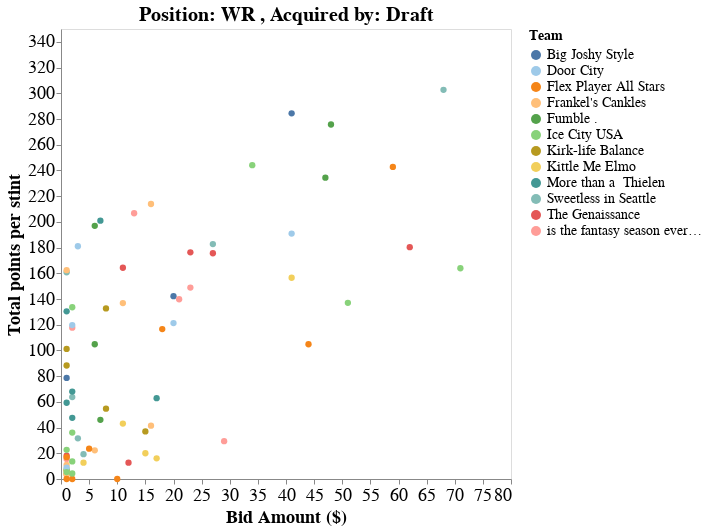

The notebook cell saved with this chart:
### Code cell
plot_title,chart = scatterplot_acquisitions(df_stints, acq_by_draft=True, position='WR')
chart

### Figure 1 — Vega-Lite specification as saved in the notebook (floating-point values rounded to 4 significant figures)
{"config": {"view": {"continuousWidth": 400, "continuousHeight": 300}, "axis": {"labelFontSize": 18, "titleFontSize": 18}, "legend": {"labelFontSize": 14, "titleFontSize": 14}, "title": {"fontSize": 20}}, "data": {"name": "data-deb0d797e0b4a838e0428f6468cc2853"}, "mark": {"type": "circle", "size": 40}, "encoding": {"color": {"condition": {"field": "Team", "scale": {"scheme": "tableau20"}, "type": "nominal", "selection": "selector058"}, "value": "lightgray"}, "opacity": {"condition": {"value": 1, "selection": "selector058"}, "value": 0.1}, "tooltip": [{"field": "Player", "type": "nominal"}, {"field": "Team", "type": "nominal"}, {"field": "Bid Amount ($)", "type": "quantitative"}, {"field": "Total points per stint", "type": "quantitative"}], "x": {"axis": {"grid": false}, "field": "Bid Amount ($)", "type": "quantitative"}, "y": {"axis": {"grid": false}, "field": "Total points per stint", "type": "quantitative"}}, "height": 450, "selection": {"selector058": {"type": "multi", "fields": ["Team"], "bind": "legend"}}, "title": "Position: WR , Acquired by: Draft", "width": 450, "$schema": "https://vega.github.io/schema/vega-lite/v4.17.0.json", "datasets": {"data-deb0d797e0b4a838e0428f6468cc2853": [{"Stint_id": 1, "Player": "A.J. Brown", "Team": "Ice City USA", "ProTeam": "PHI", "Added": "2022-09-07T00:00:00", "Bid Amount ($)": 34, "Dropped": "", "Stint (wks)": [1, 2, 3, 4, 5, 6, 8, 9, 10, 11, 12, 13, 14, 15, 16, 17, 18], "Position": "WR", "Drafted": true, "Total points per stint": 244.1}, {"Stint_id": 5, "Player": "Adam Thielen", "Team": "Frankel's Cankles", "ProTeam": "MIN", "Added": "2022-09-07T00:00:00", "Bid Amount ($)": 11, "Dropped": "", "Stint (wks)": [1, 2, 3, 4, 5, 6, 8, 9, 10, 11, 12, 13, 14, 15, 16, 17, 18], "Position": "WR", "Drafted": true, "Total points per stint": 136.8}, {"Stint_id": 9, "Player": "Allen Lazard", "Team": "Kirk-life Balance", "ProTeam": "GB", "Added": "2022-09-07T00:00:00", "Bid Amount ($)": 8, "Dropped": "", "Stint (wks)": [1, 2, 3, 4, 5, 6, 7, 8, 9, 10, 11, 12, 13, 15, 16, 17, 18], "Position": "WR", "Drafted": true, "Total points per stint": 132.7}, {"Stint_id": 10, "Player": "Allen Robinson II", "Team": "Kittle Me Elmo", "ProTeam": "LAR", "Added": "2022-09-07T00:00:00", "Bid Amount ($)": 15, "Dropped": "2022-10-05T00:00:00", "Stint (wks)": [1, 2, 3, 4], "Position": "WR", "Drafted": true, "Total points per stint": 20.0}, {"Stint_id": 11, "Player": "Allen Robinson II", "Team": "Flex Player All Stars", "ProTeam": "LAR", "Added": "2022-11-02T00:00:00", "Bid Amount ($)": 10, "Dropped": "2022-11-04T00:00:00", "Stint (wks)": [], "Position": "WR", "Drafted": true, "Total points per stint": 0.0}, {"Stint_id": 12, "Player": "Allen Robinson II", "Team": "Flex Player All Stars", "ProTeam": "LAR", "Added": "2022-11-05T00:00:00", "Bid Amount ($)": 1, "Dropped": "2022-11-11T00:00:00", "Stint (wks)": [9], "Position": "WR", "Drafted": true, "Total points per stint": 3.9}, {"Stint_id": 13, "Player": "Allen Robinson II", "Team": "The Genaissance", "ProTeam": "LAR", "Added": "2022-11-16T00:00:00", "Bid Amount ($)": 12, "Dropped": "2022-11-23T00:00:00", "Stint (wks)": [11], "Position": "WR", "Drafted": true, "Total points per stint": 12.7}, {"Stint_id": 15, "Player": "Amari Cooper", "Team": "More than a  Thielen", "ProTeam": "CLE", "Added": "2022-09-07T00:00:00", "Bid Amount ($)": 7, "Dropped": "", "Stint (wks)": [1, 2, 3, 4, 5, 6, 7, 8, 10, 11, 12, 13, 14, 15, 16, 17, 18], "Position": "WR", "Drafted": true, "Total points per stint": 200.9}, {"Stint_id": 16, "Player": "Amon-Ra St. Brown", "Team": "is the fantasy season everett?", "ProTeam": "DET", "Added": "2022-09-07T00:00:00", "Bid Amount ($)": 13, "Dropped": "", "Stint (wks)": [1, 2, 3, 4, 5, 7, 8, 9, 10, 11, 12, 13, 14, 15, 16, 17, 18], "Position": "WR", "Drafted": true, "Total points per stint": 206.7}, {"Stint_id": 28, "Player": "Brandin Cooks", "Team": "Frankel's Cankles", "ProTeam": "HOU", "Added": "2022-09-07T00:00:00", "Bid Amount ($)": 16, "Dropped": "2022-10-14T00:00:00", "Stint (wks)": [1, 2, 3, 4, 5], "Position": "WR", "Drafted": true, "Total points per stint": 41.5}, {"Stint_id": 29, "Player": "Brandon Aiyuk", "Team": "Sweetless in Seattle", "ProTeam": "SF", "Added": "2022-09-07T00:00:00", "Bid Amount ($)": 3, "Dropped": "2022-10-06T00:00:00", "Stint (wks)": [1, 2, 3, 4], "Position": "WR", "Drafted": true, "Total points per stint": 31.6}, {"Stint_id": 30, "Player": "Brandon Aiyuk", "Team": "is the fantasy season everett?", "ProTeam": "SF", "Added": "2022-10-19T00:00:00", "Bid Amount ($)": 2, "Dropped": "", "Stint (wks)": [7, 8, 10, 11, 12, 13, 14, 15, 16, 17, 18], "Position": "WR", "Drafted": true, "Total points per stint": 117.7}, {"Stint_id": 54, "Player": "CeeDee Lamb", "Team": "Fumble .", "ProTeam": "DAL", "Added": "2022-09-07T00:00:00", "Bid Amount ($)": 47, "Dropped": "", "Stint (wks)": [1, 2, 3, 4, 5, 6, 7, 8, 10, 11, 12, 13, 14, 15, 16, 17, 18], "Position": "WR", "Drafted": true, "Total points per stint": 234.4}, {"Stint_id": 58, "Player": "Chase Claypool", "Team": "The Genaissance", "ProTeam": "CHI", "Added": "2022-09-07T00:00:00", "Bid Amount ($)": 1, "Dropped": "2022-10-06T00:00:00", "Stint (wks)": [1, 2, 3, 4], "Position": "WR", "Drafted": true, "Total points per stint": 18.1}, {"Stint_id": 59, "Player": "Chase Claypool", "Team": "Flex Player All Stars", "ProTeam": "CHI", "Added": "2022-10-21T00:00:00", "Bid Amount ($)": 1, "Dropped": "2022-10-26T00:00:00", "Stint (wks)": [7], "Position": "WR", "Drafted": true, "Total points per stint": 6.6}, {"Stint_id": 60, "Player": "Chase Claypool", "Team": "is the fantasy season everett?", "ProTeam": "CHI", "Added": "2022-11-05T00:00:00", "Bid Amount ($)": 1, "Dropped": "", "Stint (wks)": [9, 10, 11, 12, 13, 15, 16, 17, 18], "Position": "WR", "Drafted": true, "Total points per stint": 15.5}, {"Stint_id": 68, "Player": "Chris Godwin", "Team": "The Genaissance", "ProTeam": "TB", "Added": "2022-09-07T00:00:00", "Bid Amount ($)": 11, "Dropped": "", "Stint (wks)": [1, 2, 3, 4, 5, 6, 7, 8, 9, 10, 12, 13, 14, 15, 16, 17, 18], "Position": "WR", "Drafted": true, "Total points per stint": 164.3}, {"Stint_id": 69, "Player": "Chris Olave", "Team": "Ice City USA", "ProTeam": "NO", "Added": "2022-09-07T00:00:00", "Bid Amount ($)": 1, "Dropped": "2022-09-16T00:00:00", "Stint (wks)": [1], "Position": "WR", "Drafted": true, "Total points per stint": 7.6}, {"Stint_id": 70, "Player": "Chris Olave", "Team": "Ice City USA", "ProTeam": "NO", "Added": "2022-09-21T00:00:00", "Bid Amount ($)": 2, "Dropped": "", "Stint (wks)": [3, 4, 5, 6, 7, 8, 9, 10, 11, 12, 13, 15, 16, 17, 18], "Position": "WR", "Drafted": true, "Total points per stint": 133.6}, {"Stint_id": 71, "Player": "Christian Kirk", "Team": "Door City", "ProTeam": "JAX", "Added": "2022-09-07T00:00:00", "Bid Amount ($)": 3, "Dropped": "", "Stint (wks)": [1, 2, 3, 4, 5, 6, 7, 8, 9, 10, 12, 13, 14, 15, 16, 17, 18], "Position": "WR", "Drafted": true, "Total points per stint": 181.0}, {"Stint_id": 85, "Player": "Cooper Kupp", "Team": "Ice City USA", "ProTeam": "LAR", "Added": "2022-09-07T00:00:00", "Bid Amount ($)": 71, "Dropped": "2022-12-13T00:00:00", "Stint (wks)": [1, 2, 3, 4, 5, 6, 8, 9, 10, 11, 12, 13, 14], "Position": "WR", "Drafted": true, "Total points per stint": 163.9}, {"Stint_id": 87, "Player": "Courtland Sutton", "Team": "Flex Player All Stars", "ProTeam": "DEN", "Added": "2022-09-07T00:00:00", "Bid Amount ($)": 18, "Dropped": "", "Stint (wks)": [1, 2, 3, 4, 5, 6, 7, 8, 10, 11, 12, 13, 14, 15, 16, 17, 18], "Position": "WR", "Drafted": true, "Total points per stint": 116.6}, {"Stint_id": 95, "Player": "DJ Moore", "Team": "is the fantasy season everett?", "ProTeam": "CAR", "Added": "2022-09-07T00:00:00", "Bid Amount ($)": 29, "Dropped": "2022-10-05T00:00:00", "Stint (wks)": [1, 2, 3, 4], "Position": "WR", "Drafted": true, "Total points per stint": 29.4}, {"Stint_id": 96, "Player": "DJ Moore", "Team": "Sweetless in Seattle", "ProTeam": "CAR", "Added": "2022-10-06T00:00:00", "Bid Amount ($)": 2, "Dropped": "2022-11-27T00:00:00", "Stint (wks)": [5, 6, 7, 8, 9, 10, 11], "Position": "WR", "Drafted": true, "Total points per stint": 63.7}, {"Stint_id": 97, "Player": "DJ Moore", "Team": "Kirk-life Balance", "ProTeam": "CAR", "Added": "2022-11-30T00:00:00", "Bid Amount ($)": 8, "Dropped": "", "Stint (wks)": [14, 15, 16, 17, 18], "Position": "WR", "Drafted": true, "Total points per stint": 54.7}, {"Stint_id": 98, "Player": "DK Metcalf", "Team": "The Genaissance", "ProTeam": "SEA", "Added": "2022-09-07T00:00:00", "Bid Amount ($)": 23, "Dropped": "", "Stint (wks)": [1, 2, 3, 4, 5, 6, 7, 8, 9, 10, 12, 13, 14, 15, 16, 17, 18], "Position": "WR", "Drafted": true, "Total points per stint": 176.3}, {"Stint_id": 114, "Player": "Darnell Mooney", "Team": "Frankel's Cankles", "ProTeam": "CHI", "Added": "2022-09-07T00:00:00", "Bid Amount ($)": 6, "Dropped": "2022-10-13T00:00:00", "Stint (wks)": [1, 2, 3, 4, 5], "Position": "WR", "Drafted": true, "Total points per stint": 22.3}, {"Stint_id": 115, "Player": "Darnell Mooney", "Team": "Frankel's Cankles", "ProTeam": "CHI", "Added": "2022-11-16T00:00:00", "Bid Amount ($)": 1, "Dropped": "2022-11-29T00:00:00", "Stint (wks)": [11, 12], "Position": "WR", "Drafted": true, "Total points per stint": 10.9}, {"Stint_id": 117, "Player": "Davante Adams", "Team": "Fumble .", "ProTeam": "OAK", "Added": "2022-09-07T00:00:00", "Bid Amount ($)": 48, "Dropped": "", "Stint (wks)": [1, 2, 3, 4, 5, 7, 8, 9, 10, 11, 12, 13, 14, 15, 16, 17, 18], "Position": "WR", "Drafted": true, "Total points per stint": 275.7}, {"Stint_id": 127, "Player": "DeAndre Hopkins", "Team": "Door City", "ProTeam": "ARI", "Added": "2022-09-07T00:00:00", "Bid Amount ($)": 2, "Dropped": "2023-01-01T00:00:00", "Stint (wks)": [1, 2, 3, 4, 5, 6, 7, 8, 9, 10, 11, 12, 14, 15, 16], "Position": "WR", "Drafted": true, "Total points per stint": 119.7}, {"Stint_id": 128, "Player": "DeVonta Smith", "Team": "Fumble .", "ProTeam": "PHI", "Added": "2022-09-07T00:00:00", "Bid Amount ($)": 6, "Dropped": "", "Stint (wks)": [1, 2, 3, 4, 5, 6, 8, 9, 10, 11, 12, 13, 14, 15, 16, 17, 18], "Position": "WR", "Drafted": true, "Total points per stint": 196.9}, {"Stint_id": 129, "Player": "Deebo Samuel", "Team": "Ice City USA", "ProTeam": "SF", "Added": "2022-09-07T00:00:00", "Bid Amount ($)": 51, "Dropped": "", "Stint (wks)": [1, 2, 3, 4, 5, 6, 7, 8, 10, 11, 12, 13, 14, 15, 16, 17, 18], "Position": "WR", "Drafted": true, "Total points per stint": 137.0}, {"Stint_id": 142, "Player": "Diontae Johnson", "Team": "More than a  Thielen", "ProTeam": "PIT", "Added": "2022-09-07T00:00:00", "Bid Amount ($)": 17, "Dropped": "2022-11-07T00:00:00", "Stint (wks)": [1, 2, 3, 4, 5, 6, 7, 8], "Position": "WR", "Drafted": true, "Total points per stint": 62.9}, {"Stint_id": 143, "Player": "Diontae Johnson", "Team": "More than a  Thielen", "ProTeam": "PIT", "Added": "2022-11-12T00:00:00", "Bid Amount ($)": 2, "Dropped": "", "Stint (wks)": [10, 11, 12, 13, 14, 15, 16, 17, 18], "Position": "WR", "Drafted": true, "Total points per stint": 68.0}, {"Stint_id": 150, "Player": "Drake London", "Team": "Kirk-life Balance", "ProTeam": "ATL", "Added": "2022-09-07T00:00:00", "Bid Amount ($)": 1, "Dropped": "2022-11-30T00:00:00", "Stint (wks)": [1, 2, 3, 4, 5, 6, 7, 8, 9, 10, 11, 12], "Position": "WR", "Drafted": true, "Total points per stint": 88.3}, {"Stint_id": 154, "Player": "Elijah Moore", "Team": "Sweetless in Seattle", "ProTeam": "NYJ", "Added": "2022-09-07T00:00:00", "Bid Amount ($)": 4, "Dropped": "2022-09-28T00:00:00", "Stint (wks)": [1, 2, 3], "Position": "WR", "Drafted": true, "Total points per stint": 19.3}, {"Stint_id": 155, "Player": "Elijah Moore", "Team": "Kittle Me Elmo", "ProTeam": "NYJ", "Added": "2022-12-14T00:00:00", "Bid Amount ($)": 4, "Dropped": "", "Stint (wks)": [15, 16, 17, 18], "Position": "WR", "Drafted": true, "Total points per stint": 12.7}, {"Stint_id": 167, "Player": "Gabe Davis", "Team": "Big Joshy Style", "ProTeam": "BUF", "Added": "2022-09-07T00:00:00", "Bid Amount ($)": 20, "Dropped": "", "Stint (wks)": [1, 2, 3, 4, 5, 6, 8, 9, 10, 11, 12, 13, 14, 15, 16, 18], "Position": "WR", "Drafted": true, "Total points per stint": 142.2}, {"Stint_id": 169, "Player": "Garrett Wilson", "Team": "Sweetless in Seattle", "ProTeam": "NYJ", "Added": "2022-09-07T00:00:00", "Bid Amount ($)": 1, "Dropped": "", "Stint (wks)": [1, 2, 3, 4, 5, 6, 7, 8, 9, 11, 12, 13, 14, 15, 16, 17, 18], "Position": "WR", "Drafted": true, "Total points per stint": 160.8}, {"Stint_id": 194, "Player": "Hunter Renfrow", "Team": "Flex Player All Stars", "ProTeam": "OAK", "Added": "2022-09-07T00:00:00", "Bid Amount ($)": 5, "Dropped": "2022-11-02T00:00:00", "Stint (wks)": [1, 2, 3, 4, 5, 7, 8], "Position": "WR", "Drafted": true, "Total points per stint": 23.6}, {"Stint_id": 197, "Player": "Isaiah McKenzie", "Team": "Door City", "ProTeam": "BUF", "Added": "2022-09-07T00:00:00", "Bid Amount ($)": 1, "Dropped": "2022-09-14T00:00:00", "Stint (wks)": [1], "Position": "WR", "Drafted": true, "Total points per stint": 8.9}, {"Stint_id": 204, "Player": "Ja'Marr Chase", "Team": "The Genaissance", "ProTeam": "CIN", "Added": "2022-09-07T00:00:00", "Bid Amount ($)": 62, "Dropped": "", "Stint (wks)": [1, 2, 3, 4, 5, 6, 7, 8, 9, 11, 12, 13, 14, 15, 16, 18], "Position": "WR", "Drafted": true, "Total points per stint": 180.3}, {"Stint_id": 210, "Player": "Jakobi Meyers", "Team": "Kirk-life Balance", "ProTeam": "NE", "Added": "2022-09-07T00:00:00", "Bid Amount ($)": 1, "Dropped": "2022-12-11T00:00:00", "Stint (wks)": [1, 2, 3, 4, 5, 6, 7, 8, 9, 11, 12, 13], "Position": "WR", "Drafted": true, "Total points per stint": 101.2}, {"Stint_id": 224, "Player": "Jaylen Waddle", "Team": "Frankel's Cankles", "ProTeam": "MIA", "Added": "2022-09-07T00:00:00", "Bid Amount ($)": 16, "Dropped": "", "Stint (wks)": [1, 2, 3, 4, 5, 6, 7, 8, 9, 10, 12, 13, 14, 15, 16, 17, 18], "Position": "WR", "Drafted": true, "Total points per stint": 213.9}, {"Stint_id": 229, "Player": "Jerry Jeudy", "Team": "is the fantasy season everett?", "ProTeam": "DEN", "Added": "2022-09-07T00:00:00", "Bid Amount ($)": 23, "Dropped": "", "Stint (wks)": [1, 2, 3, 4, 5, 6, 7, 8, 10, 11, 12, 13, 14, 15, 16, 17, 18], "Position": "WR", "Drafted": true, "Total points per stint": 148.9}, {"Stint_id": 244, "Player": "JuJu Smith-Schuster", "Team": "Fumble .", "ProTeam": "KC", "Added": "2022-09-07T00:00:00", "Bid Amount ($)": 6, "Dropped": "2022-12-09T00:00:00", "Stint (wks)": [1, 2, 3, 4, 5, 6, 7, 9, 10, 11, 12, 13], "Position": "WR", "Drafted": true, "Total points per stint": 104.8}, {"Stint_id": 245, "Player": "JuJu Smith-Schuster", "Team": "Kirk-life Balance", "ProTeam": "KC", "Added": "2022-12-11T00:00:00", "Bid Amount ($)": 15, "Dropped": "", "Stint (wks)": [14, 15, 16, 17, 18], "Position": "WR", "Drafted": true, "Total points per stint": 37.0}, {"Stint_id": 250, "Player": "Justin Jefferson", "Team": "Sweetless in Seattle", "ProTeam": "MIN", "Added": "2022-09-07T00:00:00", "Bid Amount ($)": 68, "Dropped": "", "Stint (wks)": [1, 2, 3, 4, 5, 6, 8, 9, 10, 11, 12, 13, 14, 15, 16, 17, 18], "Position": "WR", "Drafted": true, "Total points per stint": 302.7}, {"Stint_id": 254, "Player": "Kadarius Toney", "Team": "Frankel's Cankles", "ProTeam": "KC", "Added": "2022-09-07T00:00:00", "Bid Amount ($)": 1, "Dropped": "2022-09-21T00:00:00", "Stint (wks)": [1, 2], "Position": "WR", "Drafted": true, "Total points per stint": 3.3}, {"Stint_id": 255, "Player": "Kadarius Toney", "Team": "Flex Player All Stars", "ProTeam": "KC", "Added": "2022-11-02T00:00:00", "Bid Amount ($)": 2, "Dropped": "2022-11-04T00:00:00", "Stint (wks)": [], "Position": "WR", "Drafted": true, "Total points per stint": 0.0}, {"Stint_id": 256, "Player": "Kadarius Toney", "Team": "Flex Player All Stars", "ProTeam": "KC", "Added": "2022-11-11T00:00:00", "Bid Amount ($)": 1, "Dropped": "2022-11-30T00:00:00", "Stint (wks)": [10, 11, 12], "Position": "WR", "Drafted": true, "Total points per stint": 17.0}, {"Stint_id": 258, "Player": "Keenan Allen", "Team": "Flex Player All Stars", "ProTeam": "LAC", "Added": "2022-09-07T00:00:00", "Bid Amount ($)": 44, "Dropped": "", "Stint (wks)": [1, 2, 3, 4, 5, 6, 7, 9, 10, 11, 12, 13, 14, 15, 16, 17, 18], "Position": "WR", "Drafted": true, "Total points per stint": 104.8}, {"Stint_id": 276, "Player": "Marquez Valdes-Scantling", "Team": "More than a  Thielen", "ProTeam": "KC", "Added": "2022-09-07T00:00:00", "Bid Amount ($)": 2, "Dropped": "2022-10-30T00:00:00", "Stint (wks)": [1, 2, 3, 4, 5, 6, 7], "Position": "WR", "Drafted": true, "Total points per stint": 47.6}, {"Stint_id": 277, "Player": "Marquise Brown", "Team": "Door City", "ProTeam": "ARI", "Added": "2022-09-07T00:00:00", "Bid Amount ($)": 20, "Dropped": "", "Stint (wks)": [1, 2, 3, 4, 5, 6, 7, 8, 9, 10, 11, 12, 14, 15, 16, 17, 18], "Position": "WR", "Drafted": true, "Total points per stint": 121.3}, {"Stint_id": 288, "Player": "Michael Gallup", "Team": "Flex Player All Stars", "ProTeam": "DAL", "Added": "2022-09-07T00:00:00", "Bid Amount ($)": 1, "Dropped": "2022-09-13T00:00:00", "Stint (wks)": [1], "Position": "WR", "Drafted": true, "Total points per stint": 0.0}, {"Stint_id": 289, "Player": "Michael Gallup", "Team": "Kittle Me Elmo", "ProTeam": "DAL", "Added": "2022-10-05T00:00:00", "Bid Amount ($)": 17, "Dropped": "2022-11-02T00:00:00", "Stint (wks)": [5, 6, 7, 8], "Position": "WR", "Drafted": true, "Total points per stint": 16.1}, {"Stint_id": 290, "Player": "Michael Gallup", "Team": "Ice City USA", "ProTeam": "DAL", "Added": "2022-12-08T00:00:00", "Bid Amount ($)": 1, "Dropped": "", "Stint (wks)": [14, 15, 16, 17, 18], "Position": "WR", "Drafted": true, "Total points per stint": 22.7}, {"Stint_id": 291, "Player": "Michael Pittman Jr.", "Team": "Kittle Me Elmo", "ProTeam": "IND", "Added": "2022-09-07T00:00:00", "Bid Amount ($)": 41, "Dropped": "", "Stint (wks)": [1, 2, 3, 4, 5, 6, 7, 8, 9, 10, 11, 12, 13, 15, 16, 17, 18], "Position": "WR", "Drafted": true, "Total points per stint": 156.5}, {"Stint_id": 292, "Player": "Michael Thomas", "Team": "Kittle Me Elmo", "ProTeam": "NO", "Added": "2022-09-07T00:00:00", "Bid Amount ($)": 11, "Dropped": "2022-11-06T00:00:00", "Stint (wks)": [1, 2, 3, 4, 5, 6, 7, 8], "Position": "WR", "Drafted": true, "Total points per stint": 43.1}, {"Stint_id": 294, "Player": "Mike Evans", "Team": "Door City", "ProTeam": "TB", "Added": "2022-09-07T00:00:00", "Bid Amount ($)": 41, "Dropped": "", "Stint (wks)": [1, 2, 3, 4, 5, 6, 7, 8, 9, 10, 12, 13, 14, 15, 16, 17, 18], "Position": "WR", "Drafted": true, "Total points per stint": 190.9}, {"Stint_id": 298, "Player": "Mike Williams", "Team": "is the fantasy season everett?", "ProTeam": "LAC", "Added": "2022-09-07T00:00:00", "Bid Amount ($)": 21, "Dropped": "", "Stint (wks)": [1, 2, 3, 4, 5, 6, 7, 9, 10, 11, 12, 13, 14, 15, 16, 17, 18], "Position": "WR", "Drafted": true, "Total points per stint": 139.8}, {"Stint_id": 305, "Player": "Nico Collins", "Team": "Big Joshy Style", "ProTeam": "HOU", "Added": "2022-09-07T00:00:00", "Bid Amount ($)": 1, "Dropped": "", "Stint (wks)": [1, 2, 3, 4, 5, 7, 8, 9, 10, 11, 12, 13, 14, 15, 16, 17, 18], "Position": "WR", "Drafted": true, "Total points per stint": 78.6}, {"Stint_id": 332, "Player": "Rashod Bateman", "Team": "Fumble .", "ProTeam": "BAL", "Added": "2022-09-07T00:00:00", "Bid Amount ($)": 7, "Dropped": "2022-11-02T00:00:00", "Stint (wks)": [1, 2, 3, 4, 5, 6, 7, 8], "Position": "WR", "Drafted": true, "Total points per stint": 46.0}, {"Stint_id": 359, "Player": "Stefon Diggs", "Team": "Flex Player All Stars", "ProTeam": "BUF", "Added": "2022-09-07T00:00:00", "Bid Amount ($)": 59, "Dropped": "", "Stint (wks)": [1, 2, 3, 4, 5, 6, 8, 9, 10, 11, 12, 13, 14, 15, 16, 18], "Position": "WR", "Drafted": true, "Total points per stint": 242.7}, {"Stint_id": 362, "Player": "Tee Higgins", "Team": "Sweetless in Seattle", "ProTeam": "CIN", "Added": "2022-09-07T00:00:00", "Bid Amount ($)": 27, "Dropped": "", "Stint (wks)": [1, 2, 3, 4, 5, 6, 7, 8, 9, 11, 12, 13, 14, 15, 16, 18], "Position": "WR", "Drafted": true, "Total points per stint": 182.7}, {"Stint_id": 363, "Player": "Terry McLaurin", "Team": "The Genaissance", "ProTeam": "WSH", "Added": "2022-09-07T00:00:00", "Bid Amount ($)": 27, "Dropped": "", "Stint (wks)": [1, 2, 3, 4, 5, 6, 7, 8, 9, 10, 11, 12, 13, 15, 16, 17, 18], "Position": "WR", "Drafted": true, "Total points per stint": 175.6}, {"Stint_id": 376, "Player": "Treylon Burks", "Team": "Ice City USA", "ProTeam": "TEN", "Added": "2022-09-07T00:00:00", "Bid Amount ($)": 2, "Dropped": "2022-09-22T00:00:00", "Stint (wks)": [1, 2], "Position": "WR", "Drafted": true, "Total points per stint": 13.7}, {"Stint_id": 377, "Player": "Treylon Burks", "Team": "Ice City USA", "ProTeam": "TEN", "Added": "2022-09-23T00:00:00", "Bid Amount ($)": 1, "Dropped": "2022-10-05T00:00:00", "Stint (wks)": [3, 4], "Position": "WR", "Drafted": true, "Total points per stint": 5.4}, {"Stint_id": 378, "Player": "Treylon Burks", "Team": "Ice City USA", "ProTeam": "TEN", "Added": "2022-11-24T00:00:00", "Bid Amount ($)": 2, "Dropped": "", "Stint (wks)": [12, 13, 14, 15, 16, 17, 18], "Position": "WR", "Drafted": true, "Total points per stint": 36.1}, {"Stint_id": 387, "Player": "Tyler Boyd", "Team": "More than a  Thielen", "ProTeam": "CIN", "Added": "2022-09-07T00:00:00", "Bid Amount ($)": 1, "Dropped": "", "Stint (wks)": [1, 2, 3, 4, 5, 6, 7, 8, 9, 11, 12, 13, 14, 15, 16, 18], "Position": "WR", "Drafted": true, "Total points per stint": 130.4}, {"Stint_id": 394, "Player": "Tyler Lockett", "Team": "Ice City USA", "ProTeam": "SEA", "Added": "2022-09-07T00:00:00", "Bid Amount ($)": 2, "Dropped": "2022-09-14T00:00:00", "Stint (wks)": [1], "Position": "WR", "Drafted": true, "Total points per stint": 4.3}, {"Stint_id": 395, "Player": "Tyler Lockett", "Team": "Frankel's Cankles", "ProTeam": "SEA", "Added": "2022-09-21T00:00:00", "Bid Amount ($)": 1, "Dropped": "", "Stint (wks)": [3, 4, 5, 6, 7, 8, 9, 10, 12, 13, 14, 15, 16, 17, 18], "Position": "WR", "Drafted": true, "Total points per stint": 162.4}, {"Stint_id": 396, "Player": "Tyreek Hill", "Team": "Big Joshy Style", "ProTeam": "MIA", "Added": "2022-09-07T00:00:00", "Bid Amount ($)": 41, "Dropped": "", "Stint (wks)": [1, 2, 3, 4, 5, 6, 7, 8, 9, 10, 12, 13, 14, 15, 16, 17, 18], "Position": "WR", "Drafted": true, "Total points per stint": 284.4}, {"Stint_id": 397, "Player": "Van Jefferson", "Team": "More than a  Thielen", "ProTeam": "LAR", "Added": "2022-09-07T00:00:00", "Bid Amount ($)": 1, "Dropped": "", "Stint (wks)": [1, 2, 3, 4, 5, 6, 8, 9, 10, 11, 12, 13, 14, 15, 16, 17, 18], "Position": "WR", "Drafted": true, "Total points per stint": 59.3}]}}
